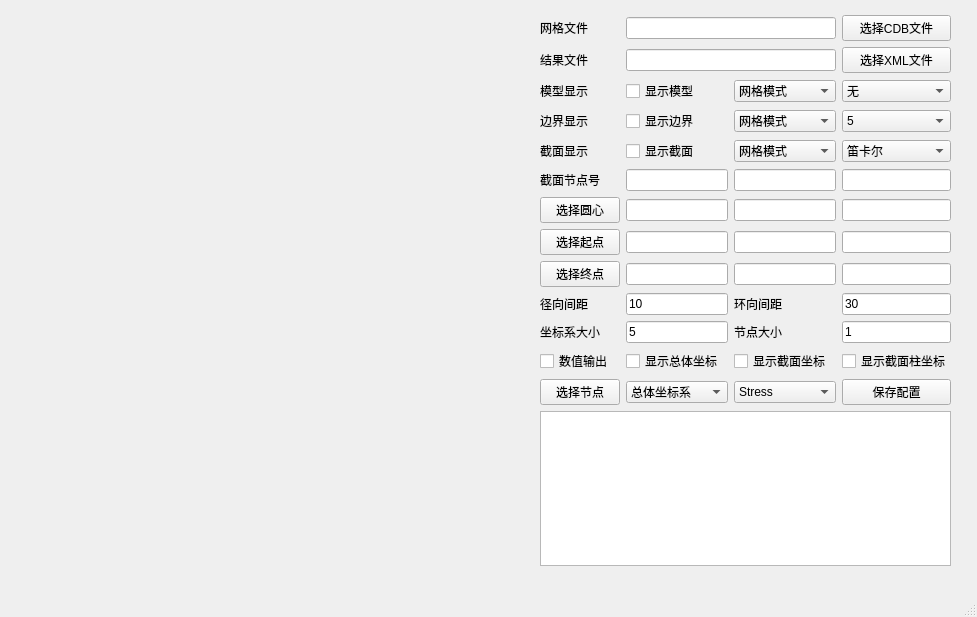
<?xml version="1.0" encoding="UTF-8"?>
<ui version="4.0">
 <class>mainWindow</class>
 <widget class="QMainWindow" name="mainWindow">
  <property name="geometry">
   <rect>
    <x>0</x>
    <y>0</y>
    <width>977</width>
    <height>617</height>
   </rect>
  </property>
  <property name="windowTitle">
   <string>Ansys调试器</string>
  </property>
  <widget class="QWidget" name="centerWindow">
   <widget class="QWidget" name="vtkWidget" native="true">
    <property name="geometry">
     <rect>
      <x>10</x>
      <y>10</y>
      <width>511</width>
      <height>561</height>
     </rect>
    </property>
   </widget>
   <widget class="QWidget" name="layoutWidget">
    <property name="geometry">
     <rect>
      <x>530</x>
      <y>10</y>
      <width>431</width>
      <height>561</height>
     </rect>
    </property>
    <layout class="QGridLayout" name="gridLayout">
     <property name="leftMargin">
      <number>10</number>
     </property>
     <property name="topMargin">
      <number>5</number>
     </property>
     <property name="rightMargin">
      <number>10</number>
     </property>
     <property name="bottomMargin">
      <number>5</number>
     </property>
     <item row="13" column="1">
      <widget class="QComboBox" name="combo_infosys">
       <item>
        <property name="text">
         <string>总体坐标系</string>
        </property>
       </item>
       <item>
        <property name="text">
         <string>截面坐标系</string>
        </property>
       </item>
       <item>
        <property name="text">
         <string>截面柱坐标系</string>
        </property>
       </item>
      </widget>
     </item>
     <item row="8" column="3">
      <widget class="QLineEdit" name="edit_start_z">
       <property name="text">
        <string/>
       </property>
      </widget>
     </item>
     <item row="8" column="1">
      <widget class="QLineEdit" name="edit_start_x">
       <property name="text">
        <string/>
       </property>
      </widget>
     </item>
     <item row="10" column="0">
      <widget class="QLabel" name="label_xspace">
       <property name="text">
        <string>径向间距</string>
       </property>
      </widget>
     </item>
     <item row="7" column="0">
      <widget class="QPushButton" name="btn_center">
       <property name="text">
        <string>选择圆心</string>
       </property>
      </widget>
     </item>
     <item row="4" column="3">
      <widget class="QComboBox" name="combo_boundaryid">
       <item>
        <property name="text">
         <string>5</string>
        </property>
       </item>
       <item>
        <property name="text">
         <string>10</string>
        </property>
       </item>
      </widget>
     </item>
     <item row="5" column="0">
      <widget class="QLabel" name="label_sys">
       <property name="text">
        <string>截面显示</string>
       </property>
      </widget>
     </item>
     <item row="12" column="3">
      <widget class="QCheckBox" name="check_polarsys">
       <property name="text">
        <string>显示截面柱坐标</string>
       </property>
      </widget>
     </item>
     <item row="11" column="0">
      <widget class="QLabel" name="label_syssize">
       <property name="text">
        <string>坐标系大小</string>
       </property>
      </widget>
     </item>
     <item row="4" column="2">
      <widget class="QComboBox" name="combo_patternboundary">
       <item>
        <property name="text">
         <string>网格模式</string>
        </property>
       </item>
       <item>
        <property name="text">
         <string>线框模式</string>
        </property>
       </item>
      </widget>
     </item>
     <item row="5" column="1">
      <widget class="QCheckBox" name="check_section">
       <property name="text">
        <string>显示截面</string>
       </property>
      </widget>
     </item>
     <item row="10" column="1">
      <widget class="QLineEdit" name="edit_xspace">
       <property name="text">
        <string>10</string>
       </property>
      </widget>
     </item>
     <item row="1" column="3">
      <widget class="QPushButton" name="btn_xmlfile">
       <property name="text">
        <string>选择XML文件</string>
       </property>
      </widget>
     </item>
     <item row="4" column="0">
      <widget class="QLabel" name="label_boundarytype">
       <property name="text">
        <string>边界显示</string>
       </property>
      </widget>
     </item>
     <item row="2" column="1">
      <widget class="QCheckBox" name="check_model">
       <property name="text">
        <string>显示模型</string>
       </property>
      </widget>
     </item>
     <item row="9" column="0">
      <widget class="QPushButton" name="btn_end">
       <property name="text">
        <string>选择终点</string>
       </property>
      </widget>
     </item>
     <item row="7" column="2">
      <widget class="QLineEdit" name="edit_center_y">
       <property name="text">
        <string/>
       </property>
      </widget>
     </item>
     <item row="10" column="2">
      <widget class="QLabel" name="label_yspace">
       <property name="text">
        <string>环向间距</string>
       </property>
      </widget>
     </item>
     <item row="1" column="1" colspan="2">
      <widget class="QLineEdit" name="edit_xmlfile">
       <property name="text">
        <string/>
       </property>
      </widget>
     </item>
     <item row="1" column="0">
      <widget class="QLabel" name="label_xmlfile">
       <property name="text">
        <string>结果文件</string>
       </property>
      </widget>
     </item>
     <item row="15" column="0" colspan="4">
      <widget class="QPlainTextEdit" name="edit_result">
       <property name="plainText">
        <string/>
       </property>
      </widget>
     </item>
     <item row="0" column="1" colspan="2">
      <widget class="QLineEdit" name="edit_cdbfile">
       <property name="text">
        <string/>
       </property>
      </widget>
     </item>
     <item row="5" column="3">
      <widget class="QComboBox" name="combo_sys">
       <item>
        <property name="text">
         <string>笛卡尔</string>
        </property>
       </item>
       <item>
        <property name="text">
         <string>柱坐标</string>
        </property>
       </item>
      </widget>
     </item>
     <item row="0" column="3">
      <widget class="QPushButton" name="btn_cdbfile">
       <property name="text">
        <string>选择CDB文件</string>
       </property>
      </widget>
     </item>
     <item row="13" column="0">
      <widget class="QPushButton" name="btn_selnode">
       <property name="text">
        <string>选择节点</string>
       </property>
      </widget>
     </item>
     <item row="13" column="2">
      <widget class="QComboBox" name="combo_infotype">
       <item>
        <property name="text">
         <string>Stress</string>
        </property>
       </item>
       <item>
        <property name="text">
         <string>Displace</string>
        </property>
       </item>
       <item>
        <property name="text">
         <string>Sx</string>
        </property>
       </item>
       <item>
        <property name="text">
         <string>Sy</string>
        </property>
       </item>
       <item>
        <property name="text">
         <string>Sz</string>
        </property>
       </item>
       <item>
        <property name="text">
         <string>Sxy</string>
        </property>
       </item>
       <item>
        <property name="text">
         <string>Syz</string>
        </property>
       </item>
       <item>
        <property name="text">
         <string>Sxz</string>
        </property>
       </item>
       <item>
        <property name="text">
         <string>Seqv</string>
        </property>
       </item>
       <item>
        <property name="text">
         <string>Ux</string>
        </property>
       </item>
       <item>
        <property name="text">
         <string>Uy</string>
        </property>
       </item>
       <item>
        <property name="text">
         <string>Uz</string>
        </property>
       </item>
       <item>
        <property name="text">
         <string>Usum</string>
        </property>
       </item>
      </widget>
     </item>
     <item row="9" column="2">
      <widget class="QLineEdit" name="edit_end_y">
       <property name="text">
        <string/>
       </property>
      </widget>
     </item>
     <item row="2" column="3">
      <widget class="QComboBox" name="combo_result">
       <item>
        <property name="text">
         <string>无</string>
        </property>
       </item>
       <item>
        <property name="text">
         <string>Seqv</string>
        </property>
       </item>
       <item>
        <property name="text">
         <string>Usum</string>
        </property>
       </item>
       <item>
        <property name="text">
         <string>Sx</string>
        </property>
       </item>
       <item>
        <property name="text">
         <string>Sy</string>
        </property>
       </item>
       <item>
        <property name="text">
         <string>Sz</string>
        </property>
       </item>
       <item>
        <property name="text">
         <string>Sxy</string>
        </property>
       </item>
       <item>
        <property name="text">
         <string>Syz</string>
        </property>
       </item>
       <item>
        <property name="text">
         <string>Sxz</string>
        </property>
       </item>
       <item>
        <property name="text">
         <string>Ux</string>
        </property>
       </item>
       <item>
        <property name="text">
         <string>Uy</string>
        </property>
       </item>
       <item>
        <property name="text">
         <string>Uz</string>
        </property>
       </item>
      </widget>
     </item>
     <item row="6" column="3">
      <widget class="QLineEdit" name="edit_p3">
       <property name="text">
        <string/>
       </property>
      </widget>
     </item>
     <item row="7" column="1">
      <widget class="QLineEdit" name="edit_center_x">
       <property name="text">
        <string/>
       </property>
      </widget>
     </item>
     <item row="6" column="1">
      <widget class="QLineEdit" name="edit_p1">
       <property name="text">
        <string/>
       </property>
      </widget>
     </item>
     <item row="0" column="0">
      <widget class="QLabel" name="label_cdbfile">
       <property name="text">
        <string>网格文件</string>
       </property>
      </widget>
     </item>
     <item row="2" column="2">
      <widget class="QComboBox" name="combo_patternmodel">
       <item>
        <property name="text">
         <string>网格模式</string>
        </property>
       </item>
       <item>
        <property name="text">
         <string>线框模式</string>
        </property>
       </item>
      </widget>
     </item>
     <item row="4" column="1">
      <widget class="QCheckBox" name="check_boundary">
       <property name="text">
        <string>显示边界</string>
       </property>
      </widget>
     </item>
     <item row="8" column="0">
      <widget class="QPushButton" name="btn_start">
       <property name="text">
        <string>选择起点</string>
       </property>
      </widget>
     </item>
     <item row="2" column="0">
      <widget class="QLabel" name="label_model">
       <property name="text">
        <string>模型显示</string>
       </property>
      </widget>
     </item>
     <item row="10" column="3">
      <widget class="QLineEdit" name="edit_yspace">
       <property name="text">
        <string>30</string>
       </property>
      </widget>
     </item>
     <item row="12" column="0">
      <widget class="QCheckBox" name="check_polar">
       <property name="text">
        <string>数值输出</string>
       </property>
      </widget>
     </item>
     <item row="13" column="3">
      <widget class="QPushButton" name="btn_saveconf">
       <property name="text">
        <string>保存配置</string>
       </property>
      </widget>
     </item>
     <item row="11" column="3">
      <widget class="QLineEdit" name="edit_ptsize">
       <property name="text">
        <string>1</string>
       </property>
      </widget>
     </item>
     <item row="11" column="2">
      <widget class="QLabel" name="label_ptsize">
       <property name="text">
        <string>节点大小</string>
       </property>
      </widget>
     </item>
     <item row="12" column="2">
      <widget class="QCheckBox" name="check_localsys">
       <property name="text">
        <string>显示截面坐标</string>
       </property>
      </widget>
     </item>
     <item row="12" column="1">
      <widget class="QCheckBox" name="check_worldsys">
       <property name="text">
        <string>显示总体坐标</string>
       </property>
      </widget>
     </item>
     <item row="9" column="3">
      <widget class="QLineEdit" name="edit_end_z">
       <property name="text">
        <string/>
       </property>
      </widget>
     </item>
     <item row="6" column="2">
      <widget class="QLineEdit" name="edit_p2">
       <property name="text">
        <string/>
       </property>
      </widget>
     </item>
     <item row="7" column="3">
      <widget class="QLineEdit" name="edit_center_z">
       <property name="text">
        <string/>
       </property>
      </widget>
     </item>
     <item row="8" column="2">
      <widget class="QLineEdit" name="edit_start_y">
       <property name="text">
        <string/>
       </property>
      </widget>
     </item>
     <item row="5" column="2">
      <widget class="QComboBox" name="combo_patternsection">
       <item>
        <property name="text">
         <string>网格模式</string>
        </property>
       </item>
       <item>
        <property name="text">
         <string>线框模式</string>
        </property>
       </item>
      </widget>
     </item>
     <item row="9" column="1">
      <widget class="QLineEdit" name="edit_end_x">
       <property name="text">
        <string/>
       </property>
      </widget>
     </item>
     <item row="11" column="1">
      <widget class="QLineEdit" name="edit_syssize">
       <property name="text">
        <string>5</string>
       </property>
      </widget>
     </item>
     <item row="6" column="0">
      <widget class="QLabel" name="label_sys_2">
       <property name="text">
        <string>截面节点号</string>
       </property>
      </widget>
     </item>
    </layout>
   </widget>
  </widget>
  <widget class="QStatusBar" name="statusbar"/>
  <widget class="QMenuBar" name="menuBar">
   <property name="geometry">
    <rect>
     <x>0</x>
     <y>0</y>
     <width>977</width>
     <height>23</height>
    </rect>
   </property>
  </widget>
  <action name="actionUpdatenode">
   <property name="text">
    <string>更新节点信息</string>
   </property>
  </action>
 </widget>
 <resources/>
 <connections/>
</ui>
